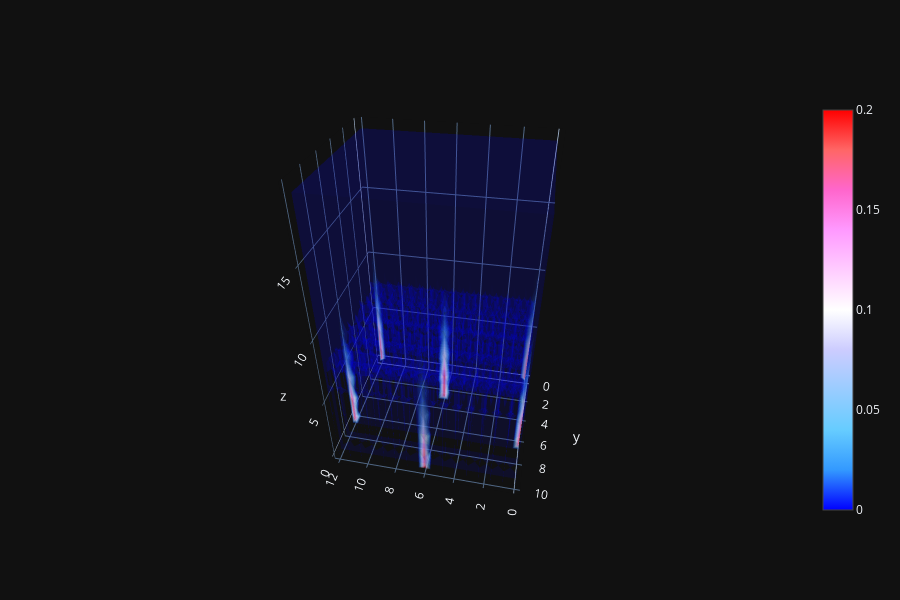

Notebook cell for this chart:
### Code cell
import plotly.graph_objects as go
X, Y, Z = np.array(phAr.iloc[:,0]), np.array(phAr.iloc[:,1]), np.array(phAr.iloc[:,2])
vol = np.array(phAr.iloc[:,3])
# vol = (X-1)**2 + (Y-1)**2 + Z**2

fig = go.Figure(data=go.Volume(
    x=X, y=Y, z=Z,
    value=vol,
    isomin= -1e-05,
    isomax=0.2,
    opacity=0.1,
    surface_count=25,
    colorscale='Picnic' #Blackbody,Bluered,Blues,Cividis,Earth,Electric,Greens,Greys,Hot,Jet,Picnic,Portland,Rainbow,RdBu,Reds,Viridis,YlGnBu,YlOrRd.
    ))
fig.update_layout(scene_xaxis_showticklabels=True,
                  scene_yaxis_showticklabels=True,
                  scene_zaxis_showticklabels=True,
                  template='plotly_dark', width=900, height=600)
fig.show()

### Figure 1 — Plotly figure (JSON) as saved in the notebook; plotly's stock layout.template omitted (floating-point values rounded to 4 significant figures; data arrays with more than 128 entries replaced by an {"elided": "..."} marker saying what was removed)
{"data": [{"colorscale": [[0, "rgb(0,0,255)"], [0.1, "rgb(51,153,255)"], [0.2, "rgb(102,204,255)"], [0.3, "rgb(153,204,255)"], [0.4, "rgb(204,204,255)"], [0.5, "rgb(255,255,255)"], [0.6, "rgb(255,204,255)"], [0.7, "rgb(255,153,255)"], [0.8, "rgb(255,102,204)"], [0.9, "rgb(255,102,102)"], [1, "rgb(255,0,0)"]], "isomax": 0.2, "isomin": -1e-05, "opacity": 0.1, "surface": {"count": 25}, "type": "volume", "value": {"elided": "16120 float values"}, "x": {"elided": "16120 float values"}, "y": {"elided": "16120 float values"}, "z": {"elided": "16120 int values"}}], "layout": {"height": 600, "scene": {"aspectmode": "auto", "aspectratio": {"x": 0.9117, "y": 0.7598, "z": 1.444}, "camera": {"center": {"x": 0, "y": 0, "z": 0}, "eye": {"x": -0.3678, "y": 1.815, "z": 1.361}, "projection": {"type": "perspective"}, "up": {"x": 0, "y": 0, "z": 1}}, "xaxis": {"showticklabels": true, "type": "linear"}, "yaxis": {"showticklabels": true, "type": "linear"}, "zaxis": {"showticklabels": true, "type": "linear"}}, "width": 900}}
